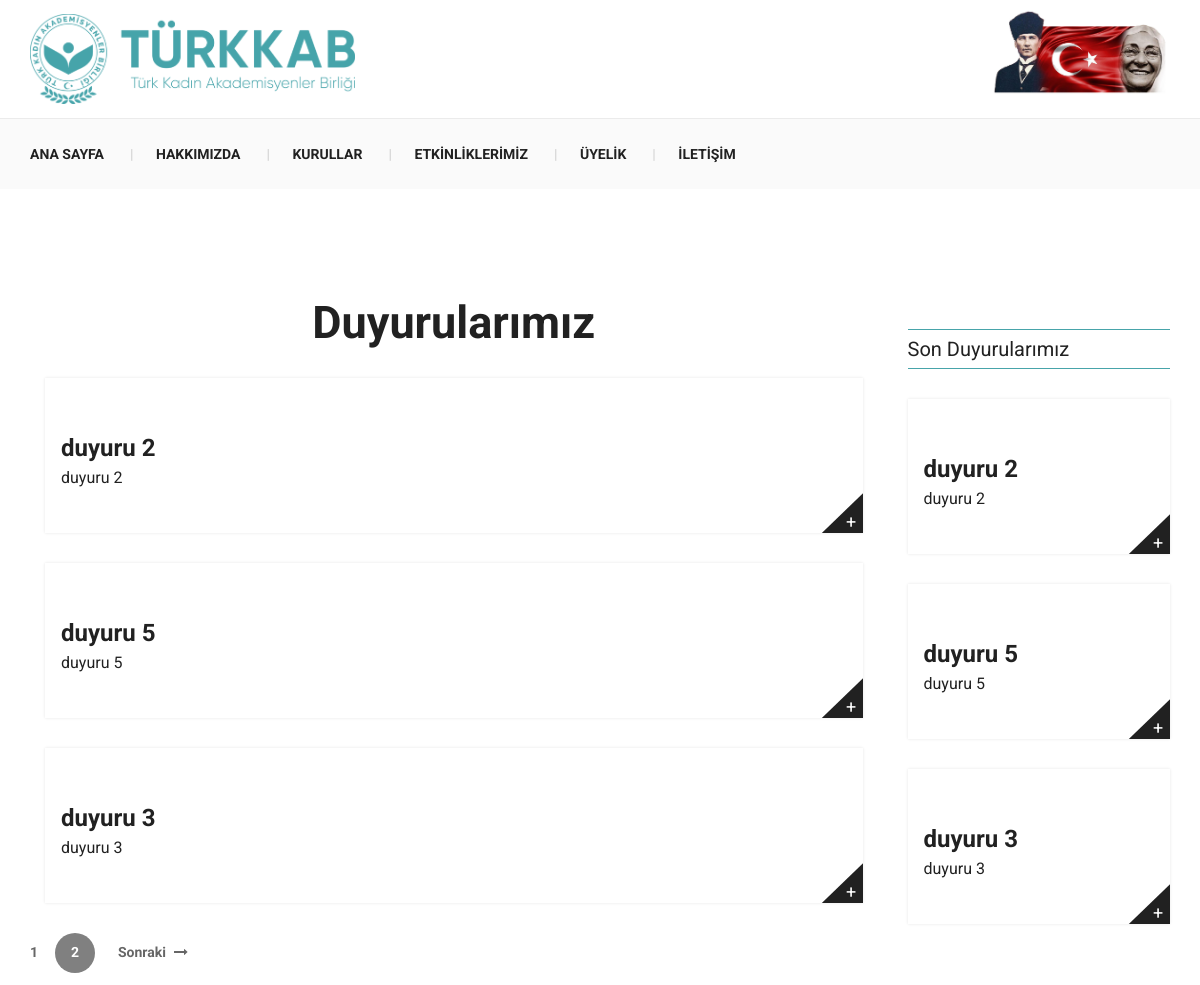
The app's page /duyurular (upper part), older data.
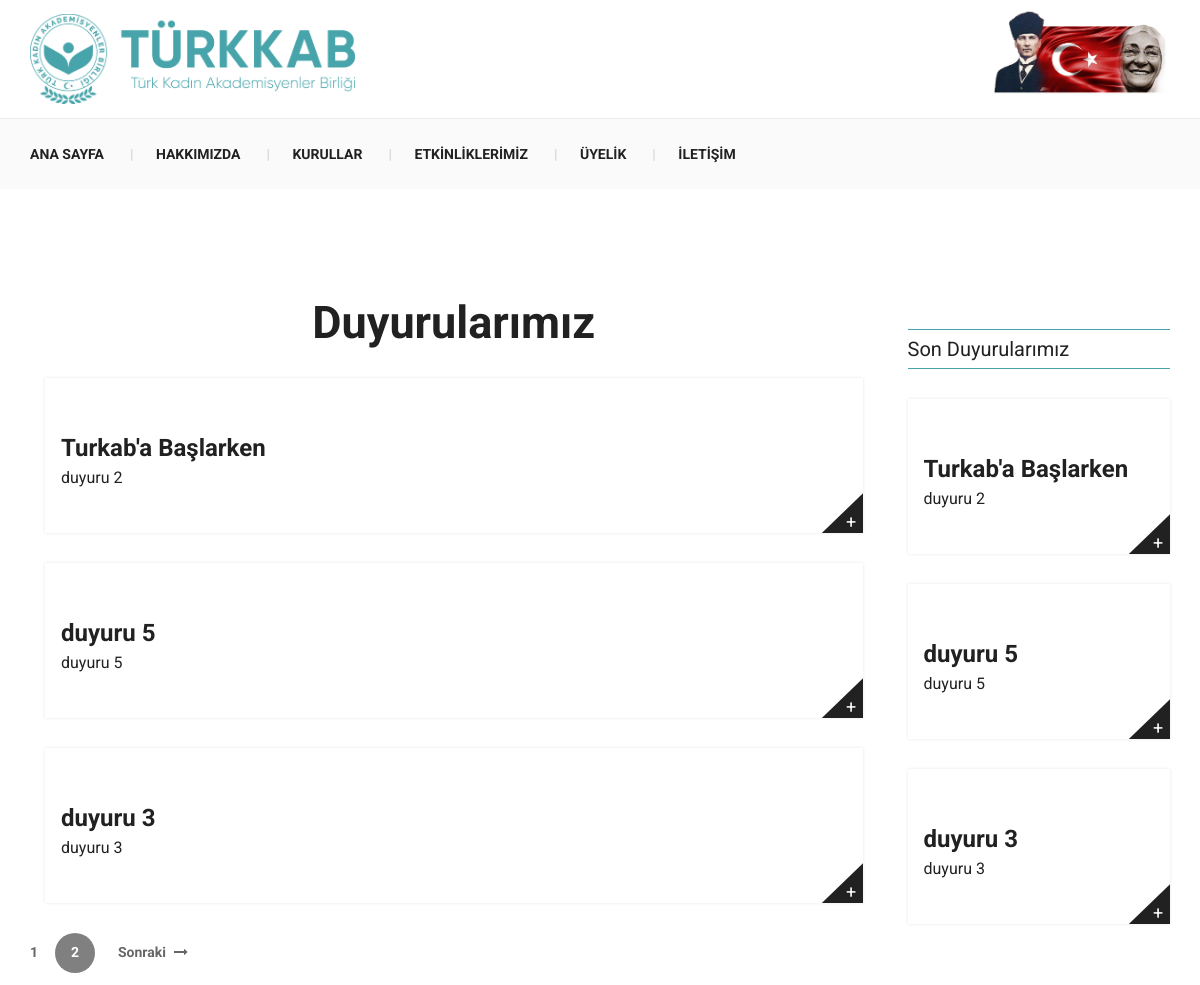
The same page, newer data.
### mainapp/models.py (models this page shows, shortened)
class Duyuru(models.Model):
    duyuru_name = models.CharField(('Duyuru Başlığı'), max_length= 150)
    duyuru_tarihi = models.DateField(('Duyuru Tarihi'))
    duyuru_icerik = RichTextField(('Duyuru İçeriği'))
    duyuru_slug = models.SlugField(('Duyuru Slug'), unique= True)
    class Meta:
        verbose_name = 'Duyuru'
        verbose_name_plural = 'Duyurular'
        ordering = ('-duyuru_tarihi',)

### mainapp/views.py (the view)
# urls.py: path('duyurular', duyurular, name="duyurular"),
def duyurular(request):
    duyuru_list = Duyuru.objects.all()
    paginator = Paginator(duyuru_list, 3)
    page = request.GET.get('page')
    duyurular = paginator.get_page(page)
    ucduyuru = Duyuru.objects.all()[:3]
    kurullarUst = Kurul.objects.filter(kurul_ustkurul__isnull = True)
    kurullarAlt = Kurul.objects.filter(kurul_ustkurul__isnull = False)
    return render(request, 'mainapp/duyurular.html', { 'duyurular' : duyurular, 'ucduyuru' : ucduyuru, 'kurullarAlt' : kurullarAlt, 'kurullarUst' : kurullarUst })

### mainapp/templates/mainapp/duyurular.html (shortened to what this page needs)
{% extends 'mainapp/components/layout.html' %}
{% load static %}
{% block body %}
<div class="blog-list-body mt100 pdb90">
        <div class="container">
            <div class="row">
                <div class="col-md-9">
                    <h2 style="padding-bottom : 20px; text-align: center;">Duyurularımız</h2>
                    {% for duyuru in duyurular %}
                    <div class="col-md-12">
                        <div class="news-item">
                            <div class="news-text">
                                <h3><a href="{% url 'duyurudetay' duyuruslug=duyuru.duyuru_slug %}">{{ duyuru.duyuru_name }}</a></h3>
                                <p>{{ duyuru.duyuru_icerik |safe|truncatechars_html:400|linebreaks }}</p>
                            </div>
                            <a href="{% url 'duyurudetay' duyuruslug=duyuru.duyuru_slug %}" class="read-more-icon"><span>+</span></a>
                        </div>
                    </div>
                    {% endfor %}
                    <ul class="sune-pagination">
                    {% for i in duyurular.paginator.page_range %}
                        <li><a href="?page={{i}}" class="{% if i == duyurular.number %}active{% endif %}">{{i}}</a></li>
                    {% endfor %}
                        {% if duyurular.has_next %}
                        <li><a href="?page={{ duyurular.next_page_number }}">Sonraki<i class="fa fa-long-arrow-right"></i></a></li>
                        {% endif %}
                    </ul>
                </div>
                <div class="col-md-3">
                    <div class="sidebar">
                        <aside class="blog-page-popular-post">
                            <div class="border-heading">
                                <h4>Son Duyurularımız</h4>
                            </div>
                            <div class="row">
                                {% for duyuru in ucduyuru %}
                                    <div class="col-md-12">
                                        <div class="news-item">
                                            <div class="news-text">
                                                <h3><a href="{% url 'duyurudetay' duyuruslug=duyuru.duyuru_slug %}">{{ duyuru.duyuru_name }}</a></h3>
                                                <p>{{ duyuru.duyuru_icerik |safe|truncatechars_html:400|linebreaks }}</p>
                                            </div>
                                            <a href="{% url 'duyurudetay' duyuruslug=duyuru.duyuru_slug %}" class="read-more-icon"><span>+</span></a>
                                        </div>
                                    </div>
                                {% endfor %}
                            </div>
                        </aside>
                    </div>
                </div>
            </div>
        </div>
    </div>
{% endblock %}

Row changes from the older to the newer data that the page shows:
changed Duyuru "duyuru 2": duyuru_name "duyuru 2" → "Turkab'a Başlarken"
